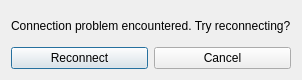
<?xml version="1.0" encoding="UTF-8"?>
<ui version="4.0">
 <class>reconnect_dlg</class>
 <widget class="QDialog" name="reconnect_dlg">
  <property name="windowModality">
   <enum>Qt::ApplicationModal</enum>
  </property>
  <property name="geometry">
   <rect>
    <x>0</x>
    <y>0</y>
    <width>282</width>
    <height>80</height>
   </rect>
  </property>
  <property name="windowTitle">
   <string>Disconnected from Contest Server</string>
  </property>
  <layout class="QVBoxLayout" name="verticalLayout_2">
   <item>
    <layout class="QVBoxLayout" name="verticalLayout">
     <item>
      <widget class="QLabel" name="reconnect_lbl">
       <property name="text">
        <string>Connection problem encountered. Try reconnecting?</string>
       </property>
      </widget>
     </item>
     <item>
      <layout class="QHBoxLayout" name="horizontalLayout">
       <item>
        <widget class="QPushButton" name="cancel_btn">
         <property name="text">
          <string>Reconnect</string>
         </property>
        </widget>
       </item>
       <item>
        <widget class="QPushButton" name="pushButton_2">
         <property name="text">
          <string>Cancel</string>
         </property>
        </widget>
       </item>
      </layout>
     </item>
    </layout>
   </item>
  </layout>
 </widget>
 <resources/>
 <connections/>
</ui>
